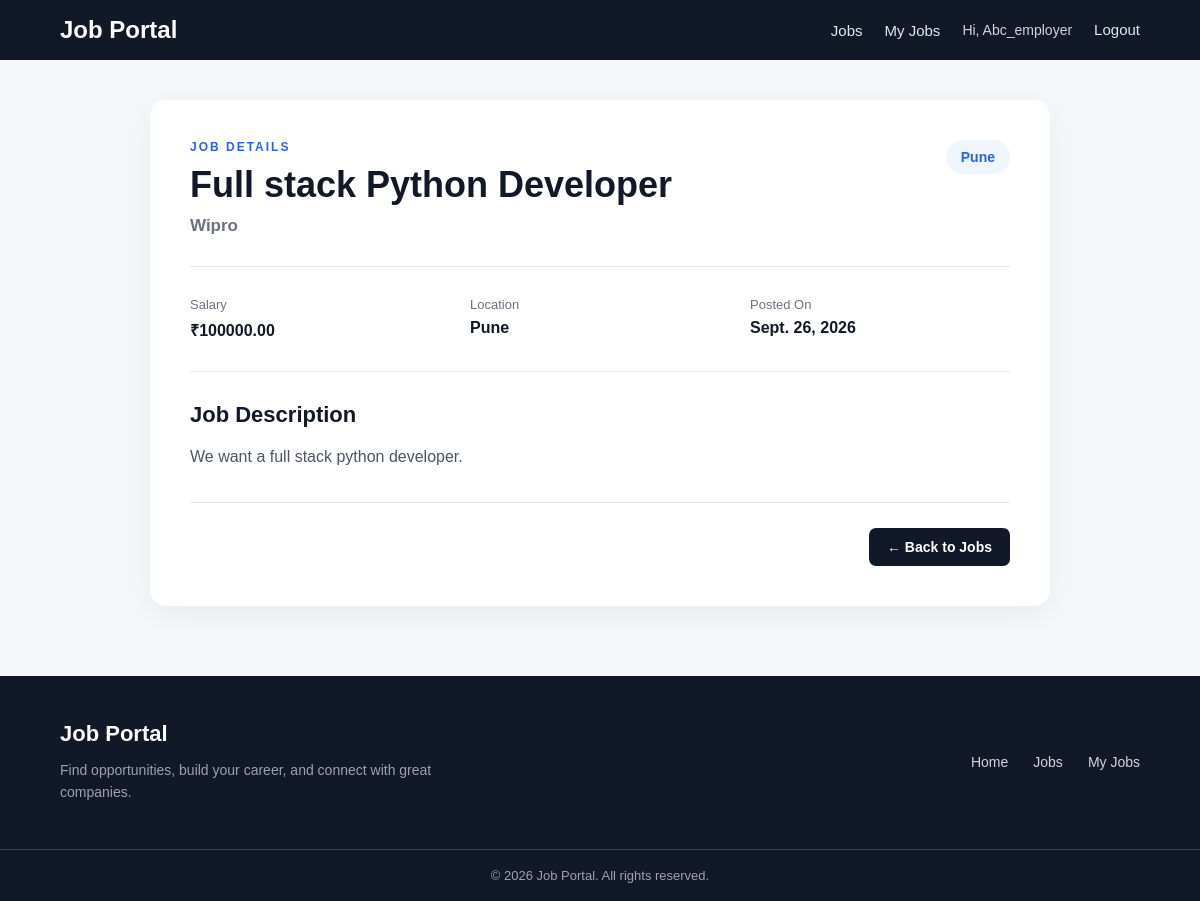
/jobs/job/5/ (signed in), run on the app's committed database.
### accounts/models.py (models this page shows, shortened)
class CustomUser(AbstractUser):
    ROLE_CHOICES = [
        ("employer", "Employer"),
        ("seeker", "Job Seeker"),
    ]
    role = models.CharField(max_length=20, choices=ROLE_CHOICES, default="seeker")

### jobs/models.py (models this page shows, shortened)
class Job(models.Model):
    title = models.CharField(max_length=200)
    company_name = models.CharField(max_length=200)
    description = models.TextField()
    location = models.CharField(max_length=100)
    salary = models.DecimalField(max_digits=10, decimal_places=2)
    posted_by = models.ForeignKey(settings.AUTH_USER_MODEL, on_delete=models.CASCADE)
    date_posted = models.DateField(auto_now_add=True)
    class Meta:
        ordering = ["-date_posted"]

### jobs/views.py (the view)
# urls.py: path("job/<int:pk>/", JobDetailView.as_view(), name="job-detail"),
class JobDetailView(DetailView):
    model = Job
    template_name = "jobs/job_detail.html"
    def get_context_data(self, **kwargs):
        context = super().get_context_data(**kwargs)
        if self.request.user.is_authenticated:
            context["already_applied"] = Application.objects.filter(
                job=self.object, applicant=self.request.user
            ).exists()
            context["can_apply"] = self.request.user.role == "seeker"
        else:
            context["already_applied"] = False
            context["can_apply"] = False
        return context

### jobs/templates/jobs/job_detail.html (shortened to what this page needs)
{% extends "base.html" %} {% block content %}
<div class="job-detail-page">
  <div class="job-detail-card">
    <div class="job-detail-header">
      <div>
        <p class="job-detail-label">JOB DETAILS</p>
        <h1>{{ job.title }}</h1>
        <p class="job-detail-company">{{ job.company_name }}</p>
      </div>
      <div class="job-detail-location">{{ job.location }}</div>
    </div>
    <div class="job-detail-info">
      <div class="job-info-item">
        <span>Salary</span>
        <strong>₹{{ job.salary }}</strong>
      </div>
      <div class="job-info-item">
        <span>Location</span>
        <strong>{{ job.location }}</strong>
      </div>
      <div class="job-info-item">
        <span>Posted On</span>
        <strong>{{ job.date_posted }}</strong>
      </div>
    </div>
    <div class="job-detail-description">
      <h2>Job Description</h2>
      <p>{{ job.description }}</p>
    </div>
    <div class="job-detail-actions">
      <a href="{% url 'job-list' %}" class="back-jobs-btn"> ← Back to Jobs </a>
    </div>
  </div>
</div>
{% endblock %}

### jobportal/templates/base.html (shortened to what this page needs)
{% load static %}
<!doctype html>
<html>
  <head>
    <link rel="stylesheet" href="{% static 'css/style.css' %}" />
  </head>
  <body>
    <nav class="navbar">
      <div class="navbar-container">
        <a href="{% url 'home' %}" class="navbar-brand"> Job Portal </a>
        <div class="navbar-links">
          <a href="{% url 'job-list' %}"> Jobs </a>
          {% if user.is_authenticated %}  {% if user.role == "employer" %}
          <a href="{% url 'my-jobs' %}"> My Jobs </a>
          {% endif %}
          <span class="navbar-user"> Hi, {{ user.username|capfirst }} </span>
          <form method="POST" action="{% url 'logout' %}">
            <button type="submit" class="logout-btn">Logout</button>
          </form>
          {% else %}
          <a href="{% url 'login' %}"> Login </a>
          <a href="{% url 'signup' %}" class="signup-btn"> Signup </a>
          {% endif %}
        </div>
      </div>
    </nav>
    <main class="main-content">{% block content %} {% endblock %}</main>
    <footer class="footer">
      <div class="footer-container">
        <div class="footer-brand">
          <h2>Job Portal</h2>
          <p>
            Find opportunities, build your career, and connect with great
            companies.
          </p>
        </div>
        <div class="footer-links">
          <a href="{% url 'home' %}"> Home </a>
          <a href="{% url 'job-list' %}"> Jobs </a>
          {% if user.is_authenticated %}  {% if user.role == "employer" %}
          <a href="{% url 'my-jobs' %}"> My Jobs </a>
          {% endif %} {% else %}
          <a href="{% url 'login' %}"> Login </a>
          <a href="{% url 'signup' %}"> Signup </a>
          {% endif %}
        </div>
      </div>
      <div class="footer-bottom">
        <p>© 2026 Job Portal. All rights reserved.</p>
      </div>
    </footer>
  </body>
</html>

### jobportal/static/css/style.css (style rules this page uses)
* { box-sizing: border-box; }
body { margin: 0; font-family: Arial, sans-serif; background-color: #f5f7fb; color: #1f2937; }
.navbar { background-color: #111827; padding: 16px 0; }
.navbar-container { width: 90%; max-width: 1200px; margin: auto; display: flex; align-items: center; justify-content: space-between; }
.navbar-brand { color: white; text-decoration: none; font-size: 24px; font-weight: bold; }
.navbar-links { display: flex; align-items: center; gap: 22px; }
.navbar-links a { color: #e5e7eb; text-decoration: none; font-size: 15px; }
.navbar-user { color: #d1d5db; font-size: 14px; }
.navbar-links form { margin: 0; }
.logout-btn { border: none; background: transparent; color: #e5e7eb; font-size: 15px; cursor: pointer; padding: 0; }
.main-content { width: 90%; max-width: 1200px; margin: 40px auto; }
.job-detail-page { max-width: 900px; margin: 0 auto; }
.job-detail-card { background: white; padding: 40px; border-radius: 16px; box-shadow: 0 8px 30px rgba(0, 0, 0, 0.06); }
.job-detail-header { display: flex; justify-content: space-between; align-items: flex-start; gap: 30px; padding-bottom: 30px; border-bottom: 1px solid #e5e7eb; }
.job-detail-label { margin: 0 0 10px; color: #2563eb; font-size: 12px; font-weight: bold; letter-spacing: 2px; }
.job-detail-header h1 { margin: 0; font-size: 36px; color: #111827; }
.job-detail-company { margin: 10px 0 0; color: #6b7280; font-size: 17px; font-weight: 600; }
.job-detail-location { background-color: #eff6ff; color: #2563eb; padding: 9px 15px; border-radius: 20px; font-size: 14px; font-weight: 600; white-space: nowrap; }
.job-detail-info { display: grid; grid-template-columns: repeat(3, 1fr); gap: 20px; padding: 30px 0; border-bottom: 1px solid #e5e7eb; }
.job-info-item { display: flex; flex-direction: column; gap: 7px; }
.job-info-item span { color: #6b7280; font-size: 13px; }
.job-info-item strong { color: #111827; font-size: 16px; }
.job-detail-description { padding: 30px 0; }
.job-detail-description h2 { margin: 0 0 15px; color: #111827; font-size: 22px; }
.job-detail-description p { margin: 0; color: #4b5563; line-height: 1.8; white-space: pre-line; }
.job-detail-actions { display: flex; align-items: center; gap: 12px; padding-top: 25px; border-top: 1px solid #e5e7eb; }
.apply-btn, .edit-job-btn, .delete-job-btn, .back-jobs-btn { display: inline-block; padding: 11px 18px; border-radius: 7px; text-decoration: none; font-size: 14px; font-weight: 600; border: none; cursor: pointer; }
.back-jobs-btn { margin-left: auto; background-color: #111827; color: white; }
.footer { margin-top: 70px; background-color: #111827; color: white; }
.footer-container { width: 90%; max-width: 1200px; margin: auto; padding: 45px 0; display: flex; justify-content: space-between; gap: 40px; }
.footer-brand { max-width: 400px; }
.footer-brand h2 { margin: 0 0 12px; font-size: 22px; }
.footer-brand p { margin: 0; color: #9ca3af; line-height: 1.6; font-size: 14px; }
.footer-links { display: flex; align-items: center; gap: 25px; flex-wrap: wrap; }
.footer-links a { color: #d1d5db; text-decoration: none; font-size: 14px; }
.footer-bottom { border-top: 1px solid #374151; text-align: center; padding: 18px 20px; }
.footer-bottom p { margin: 0; color: #9ca3af; font-size: 13px; }
button, a { transition: all 0.2s ease; }
.job-card, .my-job-card, .application-card, .feature-card, .job-detail-card, .job-form-card, .auth-card, .delete-card { transition: transform 0.2s ease, box-shadow 0.2s ease; }

### data on the page
CustomUser: username "Abc_employer"
Job: title "Full stack Python Developer", company_name "Wipro", location "Pune", salary "100000.00", date_posted "Sept. 26, 2026", description "We want a full stack python developer."
